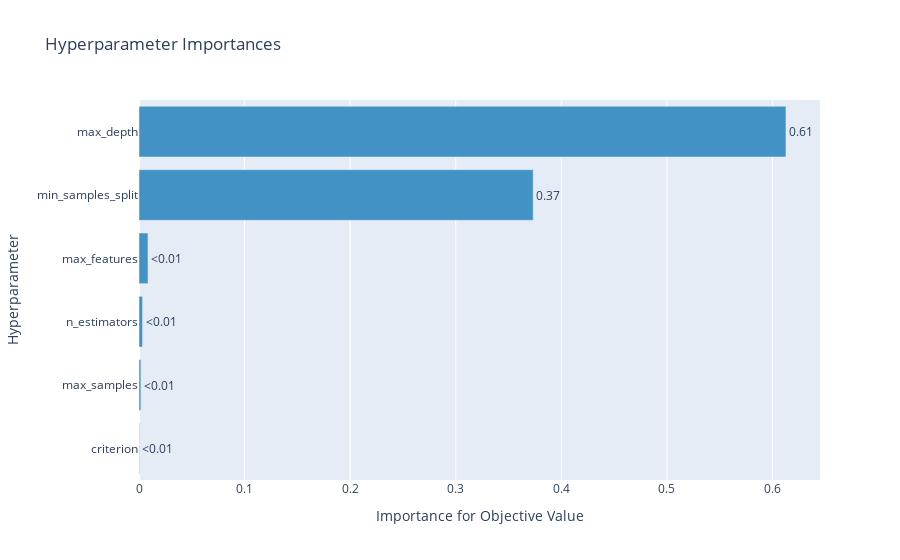
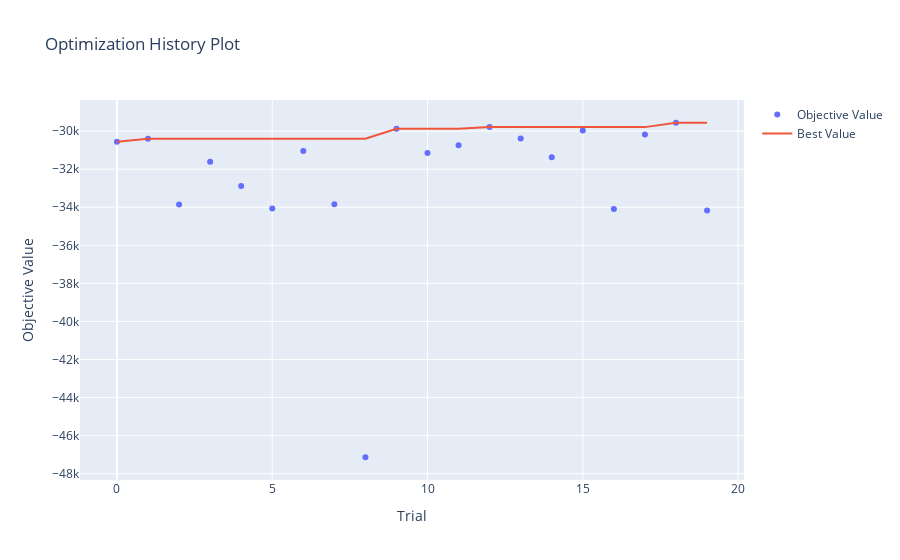

These figures' notebook cell, in order:
### Code cell
study('forest', 20)

### Figure 1 — Plotly figure (JSON) as saved in the notebook; plotly's stock layout.template omitted (floating-point values rounded to 4 significant figures)
{"data": [{"cliponaxis": false, "hovertemplate": ["criterion (CategoricalDistribution): 0.0003803980999181709<extra></extra>", "max_samples (CategoricalDistribution): 0.0017686392968065839<extra></extra>", "n_estimators (IntDistribution): 0.0033697437723821094<extra></extra>", "max_features (CategoricalDistribution): 0.00852983017322915<extra></extra>", "min_samples_split (IntDistribution): 0.37328476841176234<extra></extra>", "max_depth (IntDistribution): 0.6126666202459017<extra></extra>"], "marker": {"color": "rgb(66,146,198)"}, "orientation": "h", "text": ["<0.01", "<0.01", "<0.01", "<0.01", "0.37", "0.61"], "textposition": "outside", "type": "bar", "x": [0.0003804, 0.001769, 0.00337, 0.00853, 0.3733, 0.6127], "y": ["criterion", "max_samples", "n_estimators", "max_features", "min_samples_split", "max_depth"]}], "layout": {"showlegend": false, "title": {"text": "Hyperparameter Importances"}, "xaxis": {"title": {"text": "Importance for Objective Value"}}, "yaxis": {"title": {"text": "Hyperparameter"}}}}

### Figure 2 — Plotly figure (JSON) as saved in the notebook; plotly's stock layout.template omitted (floating-point values rounded to 4 significant figures)
{"data": [{"mode": "markers", "name": "Objective Value", "type": "scatter", "x": [0, 1, 2, 3, 4, 5, 6, 7, 8, 9, 10, 11, 12, 13, 14, 15, 16, 17, 18, 19], "y": [-30560.0, -30400.0, -33850.0, -31610.0, -32890.0, -34060.0, -31050.0, -33850.0, -47130.0, -29870.0, -31140.0, -30750.0, -29790.0, -30390.0, -31370.0, -29960.0, -34100.0, -30180.0, -29560.0, -34180.0]}, {"name": "Best Value", "type": "scatter", "x": [0, 1, 2, 3, 4, 5, 6, 7, 8, 9, 10, 11, 12, 13, 14, 15, 16, 17, 18, 19], "y": [-30560.0, -30400.0, -30400.0, -30400.0, -30400.0, -30400.0, -30400.0, -30400.0, -30400.0, -29870.0, -29870.0, -29870.0, -29790.0, -29790.0, -29790.0, -29790.0, -29790.0, -29790.0, -29560.0, -29560.0]}], "layout": {"title": {"text": "Optimization History Plot"}, "xaxis": {"title": {"text": "Trial"}}, "yaxis": {"title": {"text": "Objective Value"}}}}
